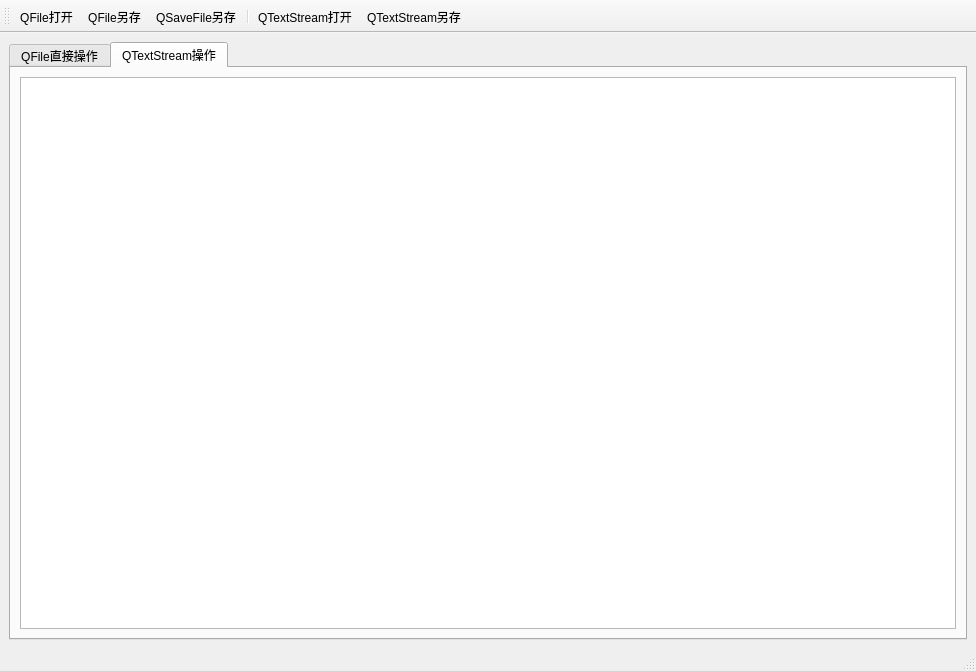
<?xml version="1.0" encoding="UTF-8"?>
<ui version="4.0">
 <class>MainWindow</class>
 <widget class="QMainWindow" name="MainWindow">
  <property name="geometry">
   <rect>
    <x>0</x>
    <y>0</y>
    <width>976</width>
    <height>671</height>
   </rect>
  </property>
  <property name="windowTitle">
   <string>MainWindow</string>
  </property>
  <widget class="QWidget" name="centralwidget">
   <layout class="QVBoxLayout" name="verticalLayout">
    <item>
     <widget class="QTabWidget" name="tabWidget">
      <property name="currentIndex">
       <number>1</number>
      </property>
      <widget class="QWidget" name="tab">
       <attribute name="icon">
        <iconset resource="res.qrc">
         <normaloff>:/images/29.bmp</normaloff>:/images/29.bmp</iconset>
       </attribute>
       <attribute name="title">
        <string>QFile直接操作</string>
       </attribute>
       <layout class="QVBoxLayout" name="verticalLayout_2">
        <item>
         <widget class="QPlainTextEdit" name="textEditDevice"/>
        </item>
       </layout>
      </widget>
      <widget class="QWidget" name="tab_2">
       <attribute name="icon">
        <iconset resource="res.qrc">
         <normaloff>:/images/133.bmp</normaloff>:/images/133.bmp</iconset>
       </attribute>
       <attribute name="title">
        <string>QTextStream操作</string>
       </attribute>
       <layout class="QVBoxLayout" name="verticalLayout_3">
        <item>
         <widget class="QPlainTextEdit" name="textEditStream"/>
        </item>
       </layout>
      </widget>
     </widget>
    </item>
   </layout>
  </widget>
  <widget class="QStatusBar" name="statusbar"/>
  <widget class="QToolBar" name="toolBar">
   <property name="windowTitle">
    <string>toolBar</string>
   </property>
   <property name="toolButtonStyle">
    <enum>Qt::ToolButtonTextUnderIcon</enum>
   </property>
   <attribute name="toolBarArea">
    <enum>TopToolBarArea</enum>
   </attribute>
   <attribute name="toolBarBreak">
    <bool>false</bool>
   </attribute>
   <addaction name="actOpen_IODevice"/>
   <addaction name="actSave_IODevice"/>
   <addaction name="actSave_TextSafe"/>
   <addaction name="separator"/>
   <addaction name="actOpen_TextStream"/>
   <addaction name="actSave_QTextStream"/>
  </widget>
  <action name="actOpen_IODevice">
   <property name="icon">
    <iconset resource="res.qrc">
     <normaloff>:/images/804.bmp</normaloff>:/images/804.bmp</iconset>
   </property>
   <property name="text">
    <string>QFile打开</string>
   </property>
   <property name="menuRole">
    <enum>QAction::NoRole</enum>
   </property>
  </action>
  <action name="actOpen_TextStream">
   <property name="icon">
    <iconset resource="res.qrc">
     <normaloff>:/images/122.bmp</normaloff>:/images/122.bmp</iconset>
   </property>
   <property name="text">
    <string>QTextStream打开</string>
   </property>
   <property name="menuRole">
    <enum>QAction::NoRole</enum>
   </property>
  </action>
  <action name="actQuit ">
   <property name="icon">
    <iconset resource="res.qrc">
     <normaloff>:/images/132.bmp</normaloff>:/images/132.bmp</iconset>
   </property>
   <property name="text">
    <string>退出</string>
   </property>
   <property name="menuRole">
    <enum>QAction::NoRole</enum>
   </property>
  </action>
  <action name="actSave_IODevice">
   <property name="icon">
    <iconset resource="res.qrc">
     <normaloff>:/images/104.bmp</normaloff>:/images/104.bmp</iconset>
   </property>
   <property name="text">
    <string>QFile另存</string>
   </property>
   <property name="menuRole">
    <enum>QAction::NoRole</enum>
   </property>
  </action>
  <action name="actSave_QTextStream">
   <property name="icon">
    <iconset resource="res.qrc">
     <normaloff>:/images/floppy.bmp</normaloff>:/images/floppy.bmp</iconset>
   </property>
   <property name="text">
    <string>QTextStream另存</string>
   </property>
   <property name="menuRole">
    <enum>QAction::NoRole</enum>
   </property>
  </action>
  <action name="actSave_TextSafe">
   <property name="icon">
    <iconset resource="res.qrc">
     <normaloff>:/images/066.GIF</normaloff>:/images/066.GIF</iconset>
   </property>
   <property name="text">
    <string>QSaveFile另存</string>
   </property>
   <property name="menuRole">
    <enum>QAction::NoRole</enum>
   </property>
  </action>
 </widget>
 <resources>
  <include location="res.qrc"/>
 </resources>
 <connections>
  <connection>
   <sender>actQuit </sender>
   <signal>triggered()</signal>
   <receiver>MainWindow</receiver>
   <slot>close()</slot>
   <hints>
    <hint type="sourcelabel">
     <x>-1</x>
     <y>-1</y>
    </hint>
    <hint type="destinationlabel">
     <x>487</x>
     <y>335</y>
    </hint>
   </hints>
  </connection>
 </connections>
</ui>
